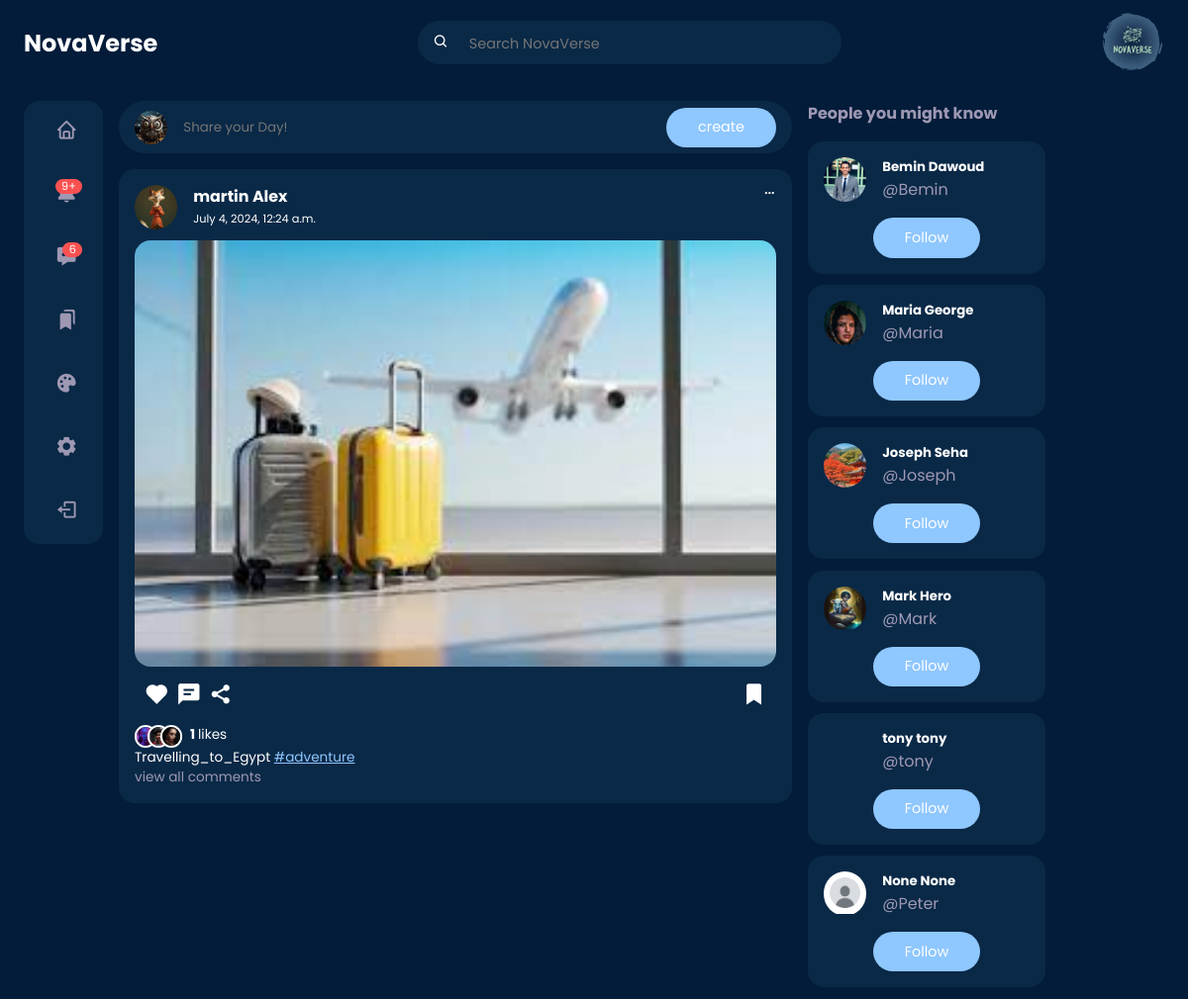
The app's page /home (signed in), older data.
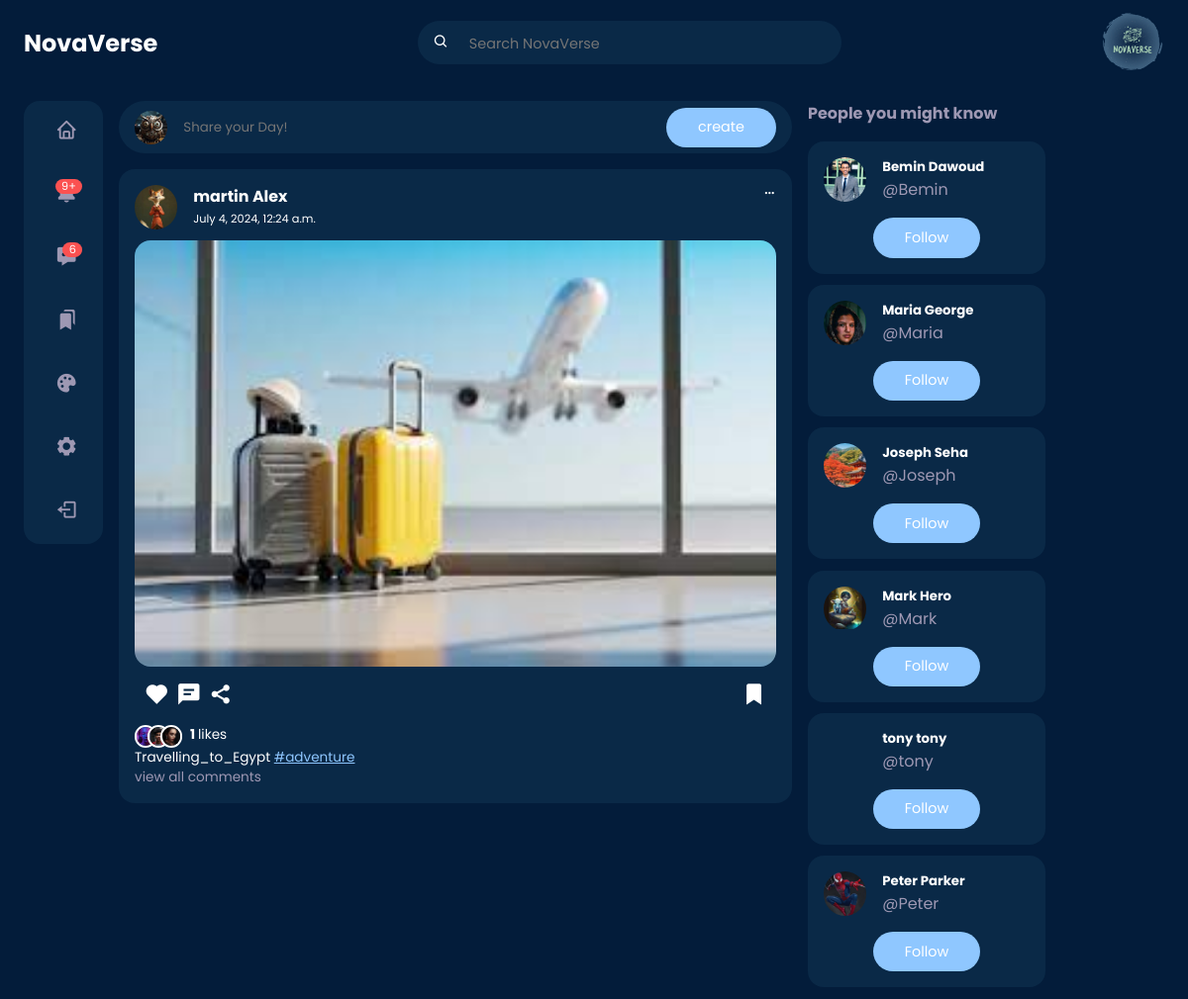
The same page, newer data.
### userauth/models.py (models this page shows, shortened)
class Profile(models.Model):
    user = models.OneToOneField(User, on_delete=models.CASCADE)
    first_name = models.CharField(max_length=100, null=True, blank=True)
    last_name = models.CharField(max_length=100, null=True, blank=True)
    location = models.CharField(max_length=100, null=True, blank=True)
    url = models.URLField(max_length=1000, null=True, blank=True)
    bio = models.TextField(max_length=200, null=True, blank=True)
    created = models.DateField(auto_now_add=True)
    picture = models.ImageField(
        upload_to=user_directory_path,
        null=True,
        blank=True,
        default="img/default.jpg",
        verbose_name="profile-Picture",
    )
    favourite = models.ManyToManyField(Post)

### post/models.py (models this page shows, shortened)
class Post(models.Model):
    id = models.UUIDField(primary_key=True, default=uuid.uuid4, editable=False)
    picture = models.ImageField(
        upload_to=user_directory_path, verbose_name="Picture", null=True
    )
    caption = models.CharField(max_length=10000, verbose_name="Caption")
    posted = models.DateTimeField(auto_now_add=True)
    tags = models.ManyToManyField(Tag, related_name="tags")
    user = models.ForeignKey(User, on_delete=models.CASCADE)
    likes = models.IntegerField(default=0)

class Tag(models.Model):
    title = models.CharField(max_length=100, verbose_name="Tag")
    slug = models.SlugField(null=False, unique=True, default=uuid.uuid1)
    class Meta:
        verbose_name = "Tag"
        verbose_name_plural = "Tags"

### post/views.py (the view)
# urls.py: 2. Add a URL to urlpatterns:  path('', views.home, name='home')
def home(request):
    user = request.user
    posts = Stream.objects.filter(user=user)
    group_ids = [post.post_id for post in posts]
    post_items = Post.objects.filter(id__in=group_ids).all().order_by("-posted")
    profile = Profile.objects.get(user=user)
    for post in post_items:
        post.liked = Likes.objects.filter(user=user, post=post).exists()
        post.is_favourite = profile.favourite.filter(id=post.id).exists()
        post_user_profile = Profile.objects.get(user=post.user)
        post.profilePicture = post_user_profile.picture
    all_users = User.objects.exclude(id=user.id)
    followed_users = Follow.objects.filter(follower=user).values_list(
        "following", flat=True
    )
    unfollowed_users = all_users.exclude(id__in=followed_users)
    unfollowed_users_profiles = Profile.objects.filter(user__in=unfollowed_users)
    context = {
        "posts": post_items,
        "profile": profile,
        "unfollowed_users_profiles": unfollowed_users_profiles,
    }
    return render(request, "home.html", context)

### templates/home.html (shortened to what this page needs)
{% load static %}
<!DOCTYPE html>
<html lang="en">
<head>
	<link rel="stylesheet" href="{% static 'style/home.css' %}">
	<link href='https://unpkg.com/boxicons@2.1.4/css/boxicons.min.css' rel='stylesheet'>
</head>
<body>
	{% include "nav.html" %}
	<main>
		<div class="container">
			<div class="left">
				{% include 'sidebar.html' %}
			</div>
			<div class="middle">
				<div class="create-post">
					<div class="profile-photo">
						<img src="{{profile.picture.url}}">
					</div>
					<input type="text" placeholder="Share your Day!" id="create-post" readonly>
					<a href="{% url 'new-post' %}"><input type="submit" class="btn btn-primary" value="create"></a>
				</div>
				<div class="feeds">
					{% for post in posts %}
					<div class="feed">
						<div class="head">
							<div class="user">
								<div class="profile-photo">
									<img src="{{ post.profilePicture }}">
								</div>
								<div class="info">
									<a href="{% url 'profile' post.user.username %}">
										<h3>{{ post.user.first_name }} {{ post.user.last_name }}</h3>
									</a>
									<small>{{ post.posted }}</small>
								</div>
							</div>
							<span class="edit">
								<i class='bx bx-dots-horizontal-rounded'></i>
							</span>
						</div>
						<div class="photo">
							<a href="{% url 'post-detail' post.id %}"><img src="{{ post.picture }}"></a>
						</div>
						<div class="action-buttons">
							<div class="interaction-buttons">
								<span>
									<a href="{% url 'like' post.id %}" class="like-button" data-id="{{ post.id }}">
										<i id="like-icon-{{ post.id }}"
											class='bx bxs-heart {% if post.liked %}liked{% endif %}'></i>
									</a>
								</span>
								<span><i class='bx bxs-comment-detail'></i></span>
								<span><i class='bx bxs-share-alt'></i></span>
							</div>
							<div class="bookmark">
								<span>
									<a href="{% url 'favourite' post.id %}" class="favourite-button"
										data-id="{{post.id}}">
										<i class='bx bxs-bookmark {% if post.is_favourite %}liked{% endif %}'></i>
									</a>
								</span>
							</div>
						</div>
						<div class="liked-by">
							<span><img src="{% static 'img/profile-10.jpg' %}"></span>
							<span><img src="{% static 'img/profile-11.jpg' %}"></span>
							<span><img src="{% static 'img/profile-12.jpg' %}"></span>
							<p><b id="like-count-{{ post.id }}"> {{ post.likes }}
								</b> likes</p>
						</div>
						<div class="caption">
							<p>
								{{post.caption}}
								{% for tag in post.tags.all %}
								<a href="{{tag.get_absolute_url}}"><span class="harsh-tag">
										#{{tag.title}}</span></a>
								{% endfor %}
							</p>
						</div>
						<div class="comment text-muted">
							view all comments
						</div>
					</div>
					{% endfor %}
				</div>
			</div>
			<div class="right">
				<div class="friend-requests">
					<h4>People you might know</h4>
					{% for profile in unfollowed_users_profiles %}
					<div class="request">
						<div class="info">
							<div class="profile-photo">
								<a href="{% url 'profile' profile.user.username %}">
									{% if profile.picture %}
									<img src="{{ profile.picture.url }}" alt="">
									{% else %}
									<img src="{% static 'img/default.jpg' %}" alt="Default Profile Picture">
									{% endif %}
								</a>
							</div>
							<div>
								<h5>{{profile.first_name}} {{profile.last_name}}</h5>
								<p class="text-muted">
									@{{profile.user.username}}
								</p>
							</div>
						</div>
						<div class="action">
							{% if not follow_status %}
							<a href="{% url 'follow' profile.user.username 1 %}" class="btn btn-primary">Follow</a>
							{% else %}
							<a href="{% url 'follow' profile.user.username 0 %}" class="btn btn-primary">Unfollow</a>
							{% endif %}
						</div>
					</div>
					{% endfor %}
				</div>
			</div>
		</div>
	</main>
</body>
</html>

### templates/nav.html
{% load static %}
<nav>
	<div class="container">
		<h2 class="logo">
			NovaVerse
		</h2>
		<div class="search-bar">
			<i class='bx bx-search'></i>
			<input type="search" placeholder="Search NovaVerse">
		</div>
		<div class="create">
			<div class="profile-photo">
				<img src="{% static 'img/Log/NovaVerse.svg' %}" alt="">
			</div>
		</div>
	</div>
</nav>

### templates/sidebar.html (shortened to what this page needs)
{% load static %}
<div class="sidebar">
	<a href="{% url 'home' %}" class="menu-item">
		<span><i class='bx bx-home'></i></span>
	</a>
	<a class="menu-item" id="notifications">
		<span><i class='bx bxs-bell'><small class="notifications-count">9+</small></i></span>
	</a>
	<a href="{% url 'inbox' %}" class="menu-item" id="messages-notifications">
		<span><i class='bx bxs-message-dots'><small class="notifications-count">6</small></i></span>
	</a>
	<a href="{% url 'saved' %}" class="menu-item">
		<span><i class='bx bxs-bookmarks'></i></span>
	</a>
	<a class="menu-item" id="theme">
		<span><i class='bx bxs-palette'></i></span>
	</a>
	<a class="menu-item">
		<span><i class='bx bxs-cog'></i></span>
	</a>
	<a href="{% url 'sign-out' %}" class="menu-item">
		<span><i class='bx bx-log-out'></i></span>
	</a>
</div>

### templates/themes.html (shortened to what this page needs)
{% load static %}

Row changes from the older to the newer data that the page shows:
changed Profile "Peter": picture: picture added in place of a placeholder; first_name "None" → "Peter"; last_name "None" → "Parker"
